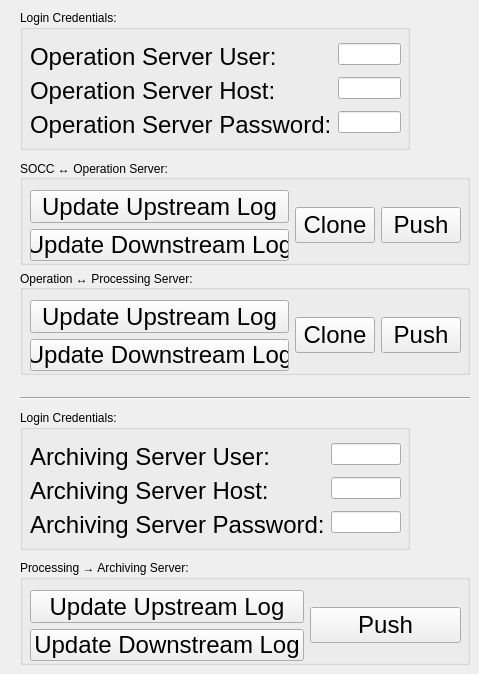
    <widget class="QWidget" name="tab_flow">
     <attribute name="title">
      <string>Flow</string>
     </attribute>
     <widget class="Line" name="flow_line">
      <property name="geometry">
       <rect>
        <x>20</x>
        <y>390</y>
        <width>450</width>
        <height>16</height>
       </rect>
      </property>
      <property name="orientation">
       <enum>Qt::Horizontal</enum>
      </property>
     </widget>
     <widget class="QGroupBox" name="flow_operation_login_group">
      <property name="geometry">
       <rect>
        <x>20</x>
        <y>10</y>
        <width>390</width>
        <height>140</height>
       </rect>
      </property>
      <property name="font">
       <font>
        <weight>50</weight>
        <bold>false</bold>
       </font>
      </property>
      <property name="title">
       <string>Login Credentials:</string>
      </property>
      <property name="flat">
       <bool>false</bool>
      </property>
      <widget class="QWidget" name="formLayoutWidget">
       <property name="geometry">
        <rect>
         <x>10</x>
         <y>30</y>
         <width>371</width>
         <height>101</height>
        </rect>
       </property>
       <layout class="QFormLayout" name="flow_operation_login_form_layout">
        <property name="formAlignment">
         <set>Qt::AlignCenter</set>
        </property>
        <item row="1" column="0">
         <widget class="QLabel" name="flow_operation_user_label">
          <property name="font">
           <font>
            <family>Arial</family>
            <pointsize>18</pointsize>
           </font>
          </property>
          <property name="text">
           <string>Operation Server User:</string>
          </property>
         </widget>
        </item>
        <item row="1" column="1">
         <widget class="QLineEdit" name="flow_operation_user_line">
          <property name="inputMethodHints">
           <set>Qt::ImhNone</set>
          </property>
          <property name="echoMode">
           <enum>QLineEdit::Normal</enum>
          </property>
          <property name="dragEnabled">
           <bool>false</bool>
          </property>
         </widget>
        </item>
        <item row="2" column="1">
         <widget class="QLineEdit" name="flow_operation_host_line">
          <property name="inputMethodHints">
           <set>Qt::ImhNone</set>
          </property>
          <property name="echoMode">
           <enum>QLineEdit::Normal</enum>
          </property>
          <property name="dragEnabled">
           <bool>false</bool>
          </property>
         </widget>
        </item>
        <item row="2" column="0">
         <widget class="QLabel" name="flow_operation_host_label">
          <property name="font">
           <font>
            <family>Arial</family>
            <pointsize>18</pointsize>
           </font>
          </property>
          <property name="text">
           <string>Operation Server Host:</string>
          </property>
         </widget>
        </item>
        <item row="3" column="0">
         <widget class="QLabel" name="flow_operation_password_label">
          <property name="font">
           <font>
            <family>Arial</family>
            <pointsize>18</pointsize>
           </font>
          </property>
          <property name="text">
           <string>Operation Server Password:</string>
          </property>
         </widget>
        </item>
        <item row="3" column="1">
         <widget class="QLineEdit" name="flow_operation_password_line">
          <property name="inputMethodHints">
           <set>Qt::ImhHiddenText|Qt::ImhNoAutoUppercase|Qt::ImhNoPredictiveText|Qt::ImhSensitiveData</set>
          </property>
          <property name="echoMode">
           <enum>QLineEdit::Password</enum>
          </property>
          <property name="dragEnabled">
           <bool>false</bool>
          </property>
         </widget>
        </item>
       </layout>
      </widget>
     </widget>
     <widget class="QGroupBox" name="flow_socc_operation_group">
      <property name="geometry">
       <rect>
        <x>20</x>
        <y>160</y>
        <width>450</width>
        <height>105</height>
       </rect>
      </property>
      <property name="font">
       <font>
        <weight>50</weight>
        <bold>false</bold>
       </font>
      </property>
      <property name="title">
       <string>SOCC ↔︎ Operation Server:</string>
      </property>
      <widget class="QWidget" name="horizontalLayoutWidget">
       <property name="geometry">
        <rect>
         <x>10</x>
         <y>30</y>
         <width>431</width>
         <height>71</height>
        </rect>
       </property>
       <layout class="QHBoxLayout" name="flow_socc_operation_horizontal_layout">
        <property name="sizeConstraint">
         <enum>QLayout::SetDefaultConstraint</enum>
        </property>
        <item>
         <layout class="QVBoxLayout" name="flow_socc_operation_update_vertical_layout">
          <property name="spacing">
           <number>-1</number>
          </property>
          <property name="sizeConstraint">
           <enum>QLayout::SetDefaultConstraint</enum>
          </property>
          <item>
           <widget class="QPushButton" name="flow_socc_operation_update_socc_button">
            <property name="font">
             <font>
              <family>Arial</family>
              <pointsize>18</pointsize>
             </font>
            </property>
            <property name="text">
             <string>Update Upstream Log</string>
            </property>
           </widget>
          </item>
          <item>
           <widget class="QPushButton" name="flow_socc_operation_update_operation_button">
            <property name="font">
             <font>
              <family>Arial</family>
              <pointsize>18</pointsize>
             </font>
            </property>
            <property name="text">
             <string>Update Downstream Log</string>
            </property>
           </widget>
          </item>
         </layout>
        </item>
        <item>
         <widget class="QPushButton" name="flow_socc_operation_clone_button">
          <property name="font">
           <font>
            <family>Arial</family>
            <pointsize>18</pointsize>
           </font>
          </property>
          <property name="text">
           <string>Clone</string>
          </property>
         </widget>
        </item>
        <item>
         <widget class="QPushButton" name="flow_socc_operation_push_button">
          <property name="font">
           <font>
            <family>Arial</family>
            <pointsize>18</pointsize>
           </font>
          </property>
          <property name="text">
           <string>Push</string>
          </property>
         </widget>
        </item>
       </layout>
      </widget>
     </widget>
     <widget class="QGroupBox" name="flow_archiving_login_group">
      <property name="geometry">
       <rect>
        <x>20</x>
        <y>410</y>
        <width>390</width>
        <height>140</height>
       </rect>
      </property>
      <property name="font">
       <font>
        <weight>50</weight>
        <bold>false</bold>
       </font>
      </property>
      <property name="title">
       <string>Login Credentials:</string>
      </property>
      <property name="flat">
       <bool>false</bool>
      </property>
      <widget class="QWidget" name="formLayoutWidget_2">
       <property name="geometry">
        <rect>
         <x>10</x>
         <y>30</y>
         <width>371</width>
         <height>101</height>
        </rect>
       </property>
       <layout class="QFormLayout" name="flow_archiving_login_form_layout">
        <property name="formAlignment">
         <set>Qt::AlignCenter</set>
        </property>
        <item row="1" column="0">
         <widget class="QLabel" name="flow_archiving_user_label">
          <property name="font">
           <font>
            <family>Arial</family>
            <pointsize>18</pointsize>
           </font>
          </property>
          <property name="text">
           <string>Archiving Server User:</string>
          </property>
         </widget>
        </item>
        <item row="1" column="1">
         <widget class="QLineEdit" name="flow_archiving_user_line">
          <property name="inputMethodHints">
           <set>Qt::ImhNone</set>
          </property>
          <property name="echoMode">
           <enum>QLineEdit::Normal</enum>
          </property>
          <property name="dragEnabled">
           <bool>false</bool>
          </property>
         </widget>
        </item>
        <item row="2" column="1">
         <widget class="QLineEdit" name="flow_archiving_host_line">
          <property name="inputMethodHints">
           <set>Qt::ImhNone</set>
          </property>
          <property name="echoMode">
           <enum>QLineEdit::Normal</enum>
          </property>
          <property name="dragEnabled">
           <bool>false</bool>
          </property>
         </widget>
        </item>
        <item row="2" column="0">
         <widget class="QLabel" name="flow_archiving_host_label">
          <property name="font">
           <font>
            <family>Arial</family>
            <pointsize>18</pointsize>
           </font>
          </property>
          <property name="text">
           <string>Archiving Server Host:</string>
          </property>
         </widget>
        </item>
        <item row="3" column="0">
         <widget class="QLabel" name="flow_archiving_password_label">
          <property name="font">
           <font>
            <family>Arial</family>
            <pointsize>18</pointsize>
           </font>
          </property>
          <property name="text">
           <string>Archiving Server Password:</string>
          </property>
         </widget>
        </item>
        <item row="3" column="1">
         <widget class="QLineEdit" name="flow_archiving_password_line">
          <property name="inputMethodHints">
           <set>Qt::ImhHiddenText|Qt::ImhNoAutoUppercase|Qt::ImhNoPredictiveText|Qt::ImhSensitiveData</set>
          </property>
          <property name="echoMode">
           <enum>QLineEdit::Password</enum>
          </property>
          <property name="dragEnabled">
           <bool>false</bool>
          </property>
         </widget>
        </item>
       </layout>
      </widget>
     </widget>
     <widget class="QGroupBox" name="flow_operation_processing_group">
      <property name="geometry">
       <rect>
        <x>20</x>
        <y>270</y>
        <width>450</width>
        <height>105</height>
       </rect>
      </property>
      <property name="font">
       <font>
        <weight>50</weight>
        <bold>false</bold>
       </font>
      </property>
      <property name="title">
       <string>Operation ↔︎ Processing Server:</string>
      </property>
      <widget class="QWidget" name="horizontalLayoutWidget_2">
       <property name="geometry">
        <rect>
         <x>10</x>
         <y>30</y>
         <width>431</width>
         <height>71</height>
        </rect>
       </property>
       <layout class="QHBoxLayout" name="flow_operation_processing_horizontal_layout">
        <item>
         <layout class="QVBoxLayout" name="flow_operation_processing_update_vertical_layout">
          <item>
           <widget class="QPushButton" name="flow_operation_processing_update_operation_button">
            <property name="font">
             <font>
              <family>Arial</family>
              <pointsize>18</pointsize>
             </font>
            </property>
            <property name="text">
             <string>Update Upstream Log</string>
            </property>
           </widget>
          </item>
          <item>
           <widget class="QPushButton" name="flow_operation_processing_update_processing_button">
            <property name="font">
             <font>
              <family>Arial</family>
              <pointsize>18</pointsize>
             </font>
            </property>
            <property name="text">
             <string>Update Downstream Log</string>
            </property>
           </widget>
          </item>
         </layout>
        </item>
        <item>
         <widget class="QPushButton" name="flow_operation_processing_clone_button">
          <property name="font">
           <font>
            <family>Arial</family>
            <pointsize>18</pointsize>
           </font>
          </property>
          <property name="text">
           <string>Clone</string>
          </property>
         </widget>
        </item>
        <item>
         <widget class="QPushButton" name="flow_operation_processing_push_button">
          <property name="font">
           <font>
            <family>Arial</family>
            <pointsize>18</pointsize>
           </font>
          </property>
          <property name="text">
           <string>Push</string>
          </property>
         </widget>
        </item>
       </layout>
      </widget>
     </widget>
     <widget class="QGroupBox" name="flow_processing_archiving_group">
      <property name="geometry">
       <rect>
        <x>20</x>
        <y>560</y>
        <width>450</width>
        <height>105</height>
       </rect>
      </property>
      <property name="font">
       <font>
        <weight>50</weight>
        <bold>false</bold>
       </font>
      </property>
      <property name="title">
       <string>Processing → Archiving Server:</string>
      </property>
      <widget class="QWidget" name="horizontalLayoutWidget_4">
       <property name="geometry">
        <rect>
         <x>10</x>
         <y>30</y>
         <width>431</width>
         <height>71</height>
        </rect>
       </property>
       <layout class="QHBoxLayout" name="flow_processing_archiving_group_horizontal_layout">
        <item>
         <layout class="QVBoxLayout" name="flow_processing_archiving_update_vertical_layout">
          <item>
           <widget class="QPushButton" name="flow_processing_archiving_update_processing_button">
            <property name="font">
             <font>
              <family>Arial</family>
              <pointsize>18</pointsize>
             </font>
            </property>
            <property name="text">
             <string>Update Upstream Log</string>
            </property>
           </widget>
          </item>
          <item>
           <widget class="QPushButton" name="flow_processing_archiving_update_archiving_button">
            <property name="font">
             <font>
              <family>Arial</family>
              <pointsize>18</pointsize>
             </font>
            </property>
            <property name="text">
             <string>Update Downstream Log</string>
            </property>
           </widget>
          </item>
         </layout>
        </item>
        <item>
         <widget class="QPushButton" name="flow_processing_archiving_push_button">
          <property name="font">
           <font>
            <family>Arial</family>
            <pointsize>18</pointsize>
           </font>
          </property>
          <property name="text">
           <string>Push</string>
          </property>
         </widget>
        </item>
       </layout>
      </widget>
     </widget>
    </widget>
